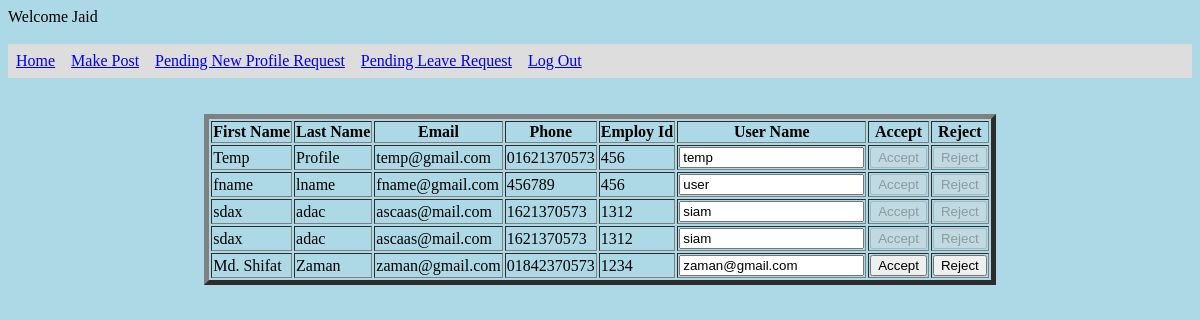
The app's page /view/profilerequest.php (signed in) with its own data.
### tables this page shows
CREATE TABLE `profiles` (
  `id` int(11) NOT NULL,
  `fname` varchar(250) NOT NULL,
  `lname` varchar(250) NOT NULL,
  `email` varchar(250) NOT NULL,
  `pnumber` varchar(20) NOT NULL,
  `eid` varchar(10) NOT NULL,
  `username` varchar(50) NOT NULL,
  `password` varchar(50) NOT NULL
);

CREATE TABLE `tempprofile` (
  `id` int(11) NOT NULL,
  `fname` varchar(250) NOT NULL,
  `lname` varchar(250) NOT NULL,
  `email` varchar(250) NOT NULL,
  `pnumber` varchar(20) NOT NULL,
  `eid` varchar(10) NOT NULL,
  `username` varchar(50) NOT NULL,
  `password` varchar(50) NOT NULL
);

### model/db.php (called while the page is built, shortened)
<?php
	function connect ($server,$username,$password,$db_name){
		$connection=mysqli_connect($server,$username,$password,$db_name);
		if(!$connection){
			die("Didn't connected");
		}
		else
			return $connection;
	}
	function getLastName($uname){
		$connection=connect($GLOBALS['server'],$GLOBALS['username'],$GLOBALS['password'],$GLOBALS['db_name']);
		if($connection){
			$sql = "select lname from profiles where username='".$uname."'";
			$result=$connection->query($sql);
			$row=$result->fetch_array(MYSQLI_ASSOC);
			return $row['lname'];
		}
	}
	function getTprofiles(){
		$connection=connect($GLOBALS['server'],$GLOBALS['username'],$GLOBALS['password'],$GLOBALS['db_name']);
		if($connection){
			$sql="select * from tempprofile";
			$result=$connection->query($sql);
			return $result;
		}
	}
?>

### controller/VerifySession.php (called while the page is built, shortened)
<?php
	include("../model/db.php");
	function getLName($uname){
		return getLastName($uname);
	}
	function getTempProfiles(){
		$result=getTprofiles();
		return $result;
	}
?>

### view/profilerequest.php (the view, shortened to what this page needs)
<?php
	$nothing="";
	include('./../controller/VerifySession.php');
	$uname=getSession();
	$lname=getLName($uname['uname']);
	echo "Welcome ".$lname."<br/>";
?>
<!DOCTYPE html>
<!DOCTYPE html>
<html>
<head>
	<link rel="stylesheet" type="text/css" href="../css/mystyle.css">
</head>
<body>
<ul>
<li><a href="home.php">Home</a></li>
<li><a href="makepost.php">Make Post</a></li>
<li><a href="profilerequest.php">Pending New Profile Request</a></li>
<li><a href="pendingleaverequest.php">Pending Leave Request</a>	</li>
<li><a href="../controller/logout.php">Log Out</a></li>
</ul>
<br/><br/>
	<form action="profilerequest.php" method="POST">
	<div id="main_container">
	<table id="request_table" border="5" align="center">
		<th>First Name</th>
		<th>Last Name</th>
		<th>Email</th>
		<th>Phone</th>
		<th>Employ Id</th>
		<th>User Name</th>
		<th>Accept</th>
		<th>Reject</th>
		<?php
			$result=getTempProfiles();
			$num_rows = $result->num_rows;
			$printed_num_rows=0;
			if($result->num_rows > 0)
			{
				while ($row=$result->fetch_array(MYSQLI_ASSOC)){
					if($printed_num_rows<=($num_rows-2)){
					echo "<tr><td>".$row['fname']."</td><td>".$row['lname']."</td><td>".$row['email']."</td><td>".$row['pnumber']."</td><td>".$row['eid']."</td><td><input type='text' name='uname' value='".$row['username']."' readonly>".$nothing."</input></td><td><button type='submit' name='accept' value='accept' disabled>Accept</button></td><td><button type='submit' name='reject' value='reject' disabled>Reject</button></td></tr>";
					$printed_num_rows++;
				}
				else{
					echo "<tr><td>".$row['fname']."</td><td>".$row['lname']."</td><td>".$row['email']."</td><td>".$row['pnumber']."</td><td>".$row['eid']."</td><td><input type='text' name='uname' value='".$row['username']."' readonly>".$nothing."</input></td><td><button type='submit' name='accept' value='accept'>Accept</button></td><td><button type='submit' name='reject' value='reject'>Reject</button></td></tr>";
				}
			}
			}
		?>
	</table>
	</div>
	</form>
</body>
</html>

### css/mystyle.css (style rules this page uses)
#main_container { text-align: center; }
ul { list-style-type: none; margin: 0; padding: 0; overflow: hidden; background-color: #dddddd; }
li { float: left; }
li a { display: block; padding: 8px; }
body { background-color: lightblue; }

### records on screen
profiles: lname "Jaid"
tempprofile: fname "Temp", lname "Profile", email "temp@gmail.com", pnumber "01621370573", eid "456", uname "temp"
tempprofile: fname "fname", lname "lname", email "fname@gmail.com", pnumber "456789", eid "456", uname "user"
tempprofile: fname "sdax", lname "adac", email "ascaas@mail.com", pnumber "1621370573", eid "1312", uname "siam"
tempprofile: fname "sdax", lname "adac", email "ascaas@mail.com", pnumber "1621370573", eid "1312", uname "siam"
tempprofile: fname "Md. Shifat", lname "Zaman", email "zaman@gmail.com", pnumber "01842370573", eid "1234", uname "zaman@gmail.com"
